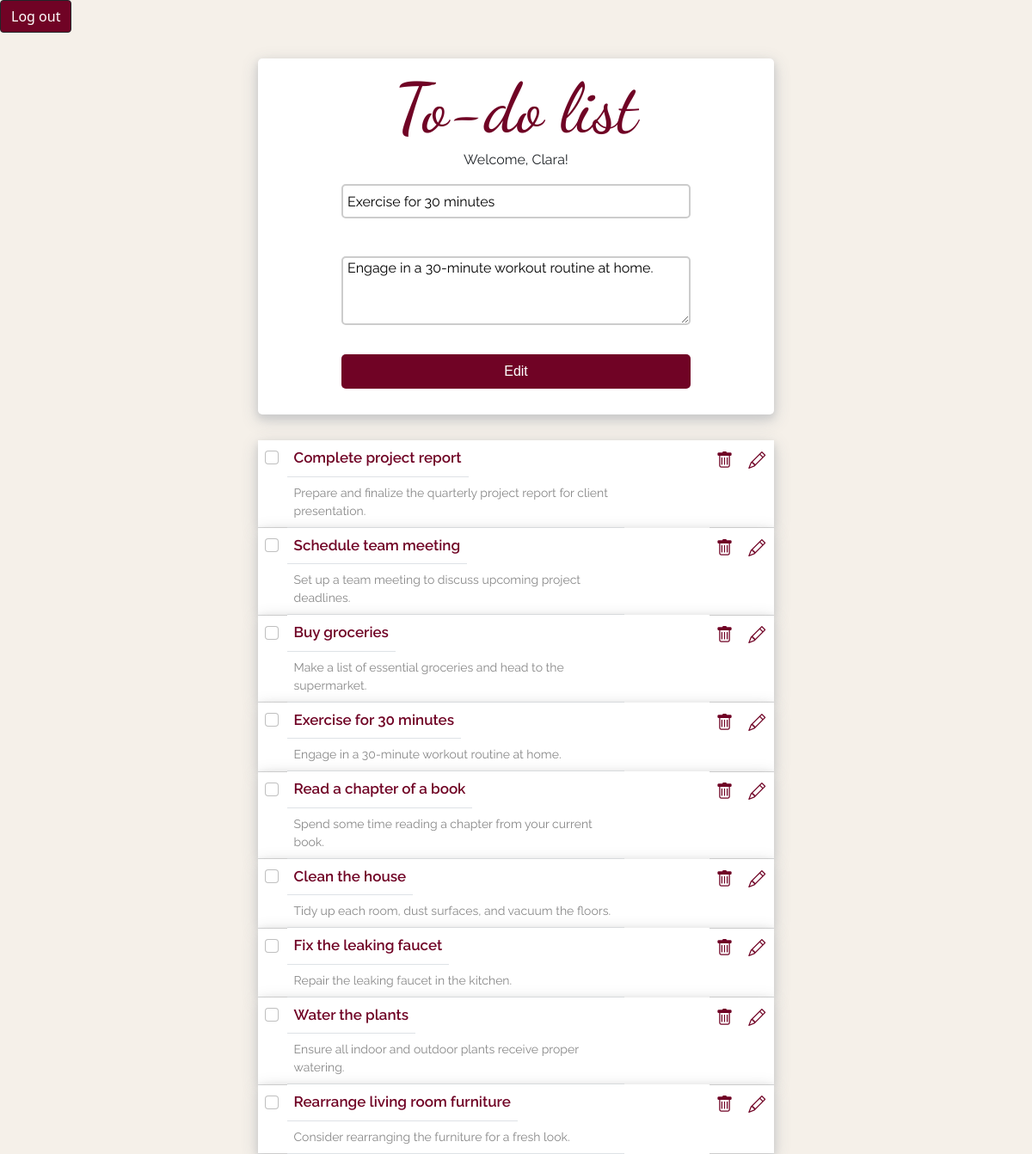
Screenshot of /update.php?id=51 (signed in) with the database file from the repository.
### tables this page shows
CREATE TABLE `tasks` (
  `id` int(11) NOT NULL AUTO_INCREMENT,
  `title` varchar(255) DEFAULT NULL,
  `description` varchar(255) DEFAULT NULL,
  `completion` tinyint(4) DEFAULT 0,
  `userID` int(11) DEFAULT NULL,
  `listId` int(11) DEFAULT NULL,
  PRIMARY KEY (`id`),
  KEY `userID` (`userID`),
  KEY `listId` (`listId`),
  CONSTRAINT `tasks_ibfk_1` FOREIGN KEY (`userID`) REFERENCES `Users` (`userID`),
  CONSTRAINT `tasks_ibfk_2` FOREIGN KEY (`listId`) REFERENCES `lists` (`listId`)
);

### databaseAccessObject.php (called while the page is built, shortened)
<?php
class TaskDAO {
    private $conn;
    function __construct() {
        $DB_HOST = "db";
        $DB_USER = "root";
        $DB_PASS = "mariadb";
        $DB_NAME = "to_do_list";
        try {
            $this->conn = new PDO("mysql:host=" . $DB_HOST . ";dbname=" . $DB_NAME, $DB_USER, $DB_PASS);
            $this->conn->setAttribute(PDO::ATTR_ERRMODE, PDO::ERRMODE_EXCEPTION);
        } catch (PDOException $e) {
            die("Connection failed: " . $e->getMessage());
        }
    }
    public function readTasks($userID){
        try {
            $stmt = $this->conn->prepare("SELECT * FROM tasks WHERE userID=:userID");
            $stmt->bindParam(':userID', $userID, PDO::PARAM_INT);
            $stmt->execute();
            $results = $stmt->fetchAll();
            return $results;
        } catch(PDOException $e) {
            echo 'Error: ' . $e->getMessage();
        }
    }
    public function readSingleTask($id){
        try {
            $stmt = $this->conn->prepare('SELECT * FROM tasks WHERE id = :id');
            $stmt->bindParam(':id', $id);
            $stmt->execute();
            $results = $stmt->fetchAll();
            return $results[0];
        } catch(PDOException $e) {
            echo 'Error: ' . $e->getMessage();
        }
    }
}

### update.php (the view, shortened to what this page needs)
<?php
require_once 'databaseAccessObject.php';
if(isset($_SESSION['Username'])) {
    $loggedInUser = $_SESSION['Username'];
    $loggedUserId = $_SESSION['UserID'];
} else {
    header("Location: loginScreen.php");
}
$taskDAO = new TaskDAO();
if(isset($_GET["id"])) {
    $id = $_GET['id'];
    $specific_result = $taskDAO->readSingleTask($id);
    $results = $taskDAO->readTasks($loggedUserId);
} else {
    echo "No id in URL";
}
?>
<!DOCTYPE html>
<html lang="en">
<head>
    <link rel="stylesheet" href="./style.css">
    <link href="https://cdn.jsdelivr.net/npm/bootstrap@5.0.2/dist/css/bootstrap.min.css" rel="stylesheet">
<link rel="stylesheet" href="https://cdn.jsdelivr.net/npm/bootstrap-icons@1.3.0/font/bootstrap-icons.css">
</head>
<body>
    <form action="" method="POST">
        <button type="submit" name="logout" class="btn btn-dark" style="background-color: #700325;">Log out</button>
    </form>
    <div class="main-section">
       <div class="tasks-section">
        <h2>To-do list</h2>
        <?php if(!empty($loggedInUser)): ?>
            <p>Welcome, <?php echo $loggedInUser; ?>!</p>
        <?php endif; ?>
            <form action="" method="POST">
            <?php
            echo "<input type=\"text\" name=\"title\" value=\"" . $specific_result['title'] . "\"><br>";
            echo "<textarea type=\"text\" name=\"description\" id=\"description\" class=\"no-bootstrap-styles\">" . $specific_result['description'] . "</textarea><br>"
            ?>
                <button type="submit" name="submit" value="Submit">Edit</button>
            </form>
        </div>
        <div class="container">
            <table class="table">
                <tr>
                <?php
                    foreach($results as $result) {
                        echo "<td>";
                        if ($result['completion']) {
                            echo "
                                <form method='post' action='' id='form{$result['id']}'>
                                    <input
                                        type='hidden'
                                        name='id'
                                        value={$result['id']}
                                    />
                                    <input
                                        type='hidden'
                                        name='checkbox'
                                        id='checkboxHidden{$result['id']}'
                                        value=0
                                    />
                                    <input
                                        type='checkbox'
                                        name='checkbox'
                                        id='checkbox{$result['id']}'
                                        value=1
                                        onchange='changeHandler({$result["id"]})'
                                        checked
                                        class='form-check-input custom-checkbox'
                                    />
                                </form>
                            ";
                        } else {
                            echo "
                                <form method='post' action='' id='form{$result['id']}'>
                                    <input
                                        type='hidden'
                                        name='id'
                                        value={$result['id']}
                                    />
                                    <input
                                        type='hidden'
                                        name='checkbox'
                                        id='checkboxHidden{$result['id']}'
                                        value=0
                                    />
                                    <input
                                        type='checkbox'
                                        name='checkbox'
                                        id='checkbox{$result['id']}'
                                        value=1
                                        onchange='changeHandler({$result["id"]})'
                                        class='form-check-input custom-checkbox'
                                    />
                                </form>
                            ";
                        }
                        echo   "<td class=\"todo-title\">" . $result['title'] . "</td>
                                <td class=\"todo-description\">" . $result['description'] . "</td>";
                        echo "<td class=\"todo-X\"><a href=\"delete.php?id=" . $result['id'] . "\"><i class=\"bi bi-trash\" style=\"font-size: 20px;\"></i></a></td>";
                        echo "<td class=\"todo-X\"><a href=\"update.php?id=" . $result['id'] . "\"><i class=\"bi bi-pencil\" style=\"font-size: 20px;\"></i></a></td>";
                        echo  "</tr>";
                    }
                ?>
            </table>
        </div>
</body>
</html>

### style.css (style rules this page uses)
* { padding: 0px; margin: 0px; box-sizing: border-box; }
body { background-color: #f5f0e9 !important; }
.main-section { background: transparent; width: 50%; height: 500px; margin: 30px auto; border-radius: 10px; font-family: 'Raleway', sans-serif; }
.main-section p { margin-right: 12%; margin-left: 12%; }
.tasks-section { width: 100%; margin: 0px auto; padding: 10px; padding-bottom: 5%; border-radius: 5px; background-color: #fff; box-shadow: 0 4px 8px 0 #ccc, 0 6px 20px 0 #ccc; text-align: center; }
.tasks-section h2 { background-color: #fff; text-align: center; font-size: 80px; font-family: 'Dancing Script', cursive; color:#700325; margin: 0; }
.tasks-section input, .no-bootstrap-styles { background-color: #fff; display: block; width: 70%; height: 40px; margin: 10px auto; border: 2px solid #ccc; font-size: 16px; border-radius: 5px; padding: 0px 5px; font-family: 'Raleway', sans-serif; }
#description { height: 80px; }
.btn { margin-right: 2%; }
.tasks-section button { display: block; width: 70%; height: 40px; margin: 0px auto; border: none; outline: none; background: #700325; color: #fff; font-family: sans-serif; font-size: 16px; border-radius: 5px; cursor: pointer; }
.container { margin: 30px auto; padding: 0 !important; border-radius: 5px; }
.table { background-color: #fff; }
.table tr { box-shadow: 0 4px 8px 0 #ccc, 0 6px 20px 0 #ccc; border-radius: 5px; position: relative; background-color: #fff; }
.table td { background-color: #fff; border-collapse: collapse; border-spacing: 0; }
.bi { text-decoration: none; color: #700325; background-color: #fff; }
.todo-title { display: inline-block; padding: 4% 4% 1.5% 4%; font-size: 17px; font-family: 'Raleway', sans-serif; color: #700325; font-weight: 600; background-color: #fff; }
.todo-description { display: block; width: 80%; padding: 1.5% 4% 4% 4%; color: #888; font-size: 14px; font-family: 'Raleway', sans-serif; background-color: #fff; }

### rows the page displays
tasks: title "Exercise for 30 minutes", description "Engage in a 30-minute workout routine at home."
tasks: title "Complete project report", description "Prepare and finalize the quarterly project report for client presentation."
tasks: title "Schedule team meeting", description "Set up a team meeting to discuss upcoming project deadlines."
tasks: title "Buy groceries", description "Make a list of essential groceries and head to the supermarket."
tasks: title "Read a chapter of a book", description "Spend some time reading a chapter from your current book."
tasks: title "Clean the house", description "Tidy up each room, dust surfaces, and vacuum the floors."
tasks: title "Fix the leaking faucet", description "Repair the leaking faucet in the kitchen."
tasks: title "Water the plants", description "Ensure all indoor and outdoor plants receive proper watering."
tasks: title "Rearrange living room furniture", description "Consider rearranging the furniture for a fresh look."

### other values shown
$loggedInUser "Clara"
